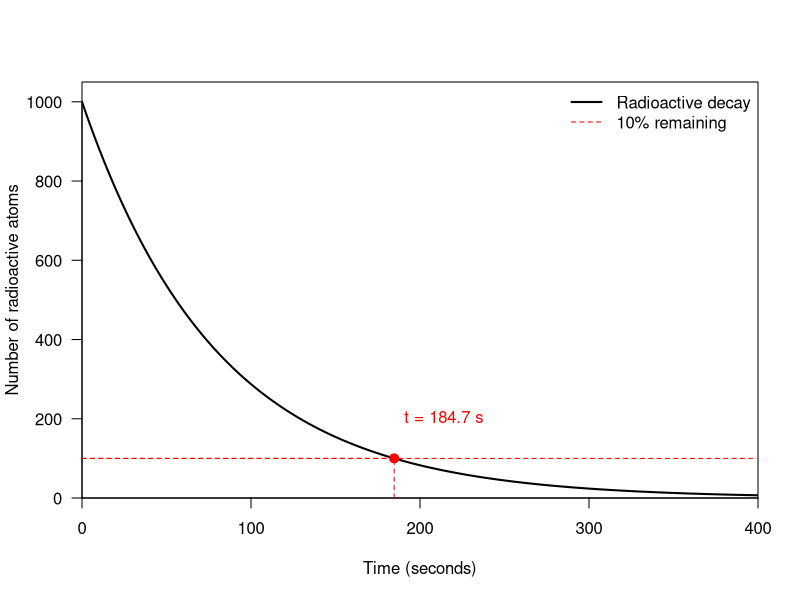
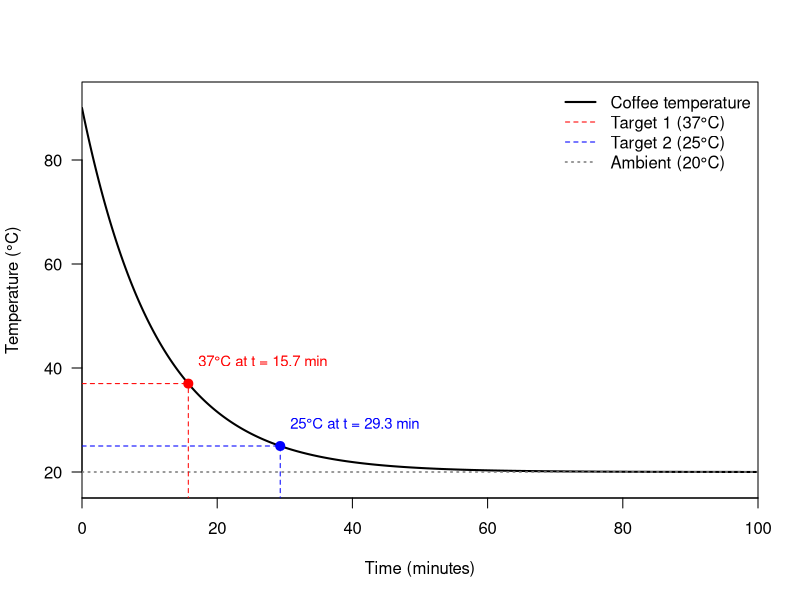
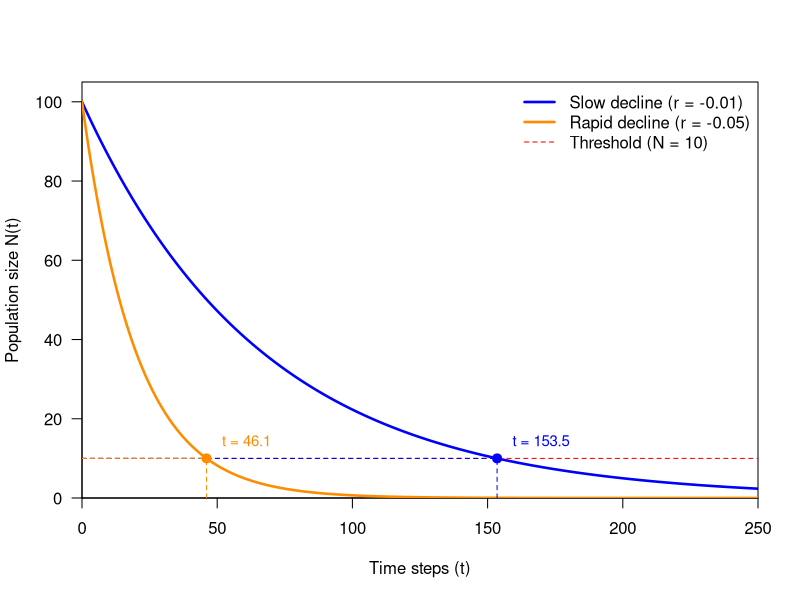
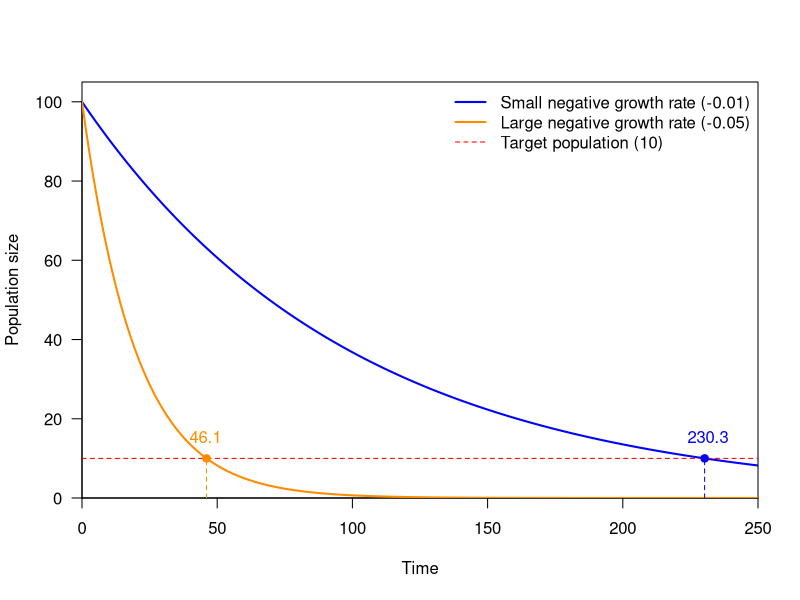

Here is the R script that generated these plots, in order:
## ---- chunk 1

#-----------------------------
# 1. Parameters
#-----------------------------

N0 <- 1000                 # Initial number of atoms
half_life <- 55.6          # Radon-220 half-life, in seconds
lambda <- log(2) / half_life

N_target <- 0.10 * N0      # 10% of initial atoms remain

#-----------------------------
# 2. Decay function
#-----------------------------

N <- function(t) {
  N0 * exp(-lambda * t)
}

# Time to reach target
t_target <- -log(N_target / N0) / lambda

#-----------------------------
# 3. Generate data
#-----------------------------

t <- seq(0, 400, by = 1)
atoms <- N(t)

#-----------------------------
# 4. Plot
#-----------------------------

plot(t, atoms,
     type = "l",
     lwd = 2,
     col = "black",
     xlab = "Time (seconds)",
     ylab = "Number of radioactive atoms",
     xlim = c(0, 400),
     ylim = c(0, 1050),
     xaxs = "i",
     yaxs = "i",
     las = 1)

# Target level: 10% remaining
abline(h = N_target, col = "red", lty = 2)

# Projection lines
segments(0, N_target, t_target, N_target,
         col = "red", lty = 2)

segments(t_target, 0, t_target, N_target,
         col = "red", lty = 2)

# Intersection point
points(t_target, N_target,
       pch = 19, col = "red", cex = 1.2)

# Label
text(t_target, 200,
     labels = paste0("t = ", round(t_target, 1), " s"),
     pos = 4, offset = 0.5, col = "red")

legend("topright",
       legend = c("Radioactive decay", "10% remaining"),
       col = c("black", "red"),
       lty = c(1, 2),
       lwd = c(2, 1),
       bty = "n")

# Display result
cat("Time until 10% remains:",
    round(t_target, 2), "seconds\n")

## ---- chunk 2
#| label: fig-newton-cooling
#| fig-cap: "Newton's law of cooling for coffee ($T_0 = 90^\\circ\\text{C}, T_a = 20^\\circ\\text{C}$). Red dashed lines show the time to reach $37^\\circ\\text{C}$ and $25.5^\\circ\\text{C}$."

#-----------------------------
# 1. Parameters
#-----------------------------
T0 <- 90         # Initial coffee temperature (°C)
Ta <- 20         # Ambient room temperature (°C)
k  <- 0.09       # Cooling constant (min^-1)

T_target1 <- 37    # Target 1: Body temperature (°C)
T_target2 <- 25  # Target 2: Near-ambient equilibrium (°C)

#-----------------------------
# 2. Cooling function & time solver
#-----------------------------
T_cooling <- function(t) {
  Ta + (T0 - Ta) * exp(-k * t)
}

# Analytical solution for time at a given target temperature
calc_t_target <- function(T_target, T0, Ta, k) {
  - (1 / k) * log((T_target - Ta) / (T0 - Ta))
}

t_target1 <- calc_t_target(T_target1, T0, Ta, k)
t_target2 <- calc_t_target(T_target2, T0, Ta, k)

#-----------------------------
# 3. Generate time-series data
#-----------------------------
t_max <- max(t_target2 * 1.1, 100)
t <- seq(0, t_max, length.out = 500)
temp <- T_cooling(t)

#-----------------------------
# 4. Plot
#-----------------------------
plot(t, temp,
     type = "l",
     lwd = 2,
     col = "black",
     xlab = "Time (minutes)",
     ylab = "Temperature (°C)",
     xlim = c(0, t_max),
     ylim = c(15, 95),
     xaxs = "i",
     yaxs = "i",
     las = 1)

# Ambient temperature baseline
abline(h = Ta, col = "gray50", lty = 3, lwd = 1.5)

# Target 1 projection lines (37°C)
segments(0, T_target1, t_target1, T_target1, col = "red", lty = 2)
segments(t_target1, 0, t_target1, T_target1, col = "red", lty = 2)
points(t_target1, T_target1, pch = 19, col = "red", cex = 1.2)

# Target 2 projection lines (20.5°C)
segments(0, T_target2, t_target2, T_target2, col = "blue", lty = 2)
segments(t_target2, 0, t_target2, T_target2, col = "blue", lty = 2)
points(t_target2, T_target2, pch = 19, col = "blue", cex = 1.2)

# Dynamic labels for targets
text(t_target1, T_target1 + 4,
     labels = paste0("37°C at t = ", round(t_target1, 1), " min"),
     pos = 4, col = "red", cex = 0.9)

text(t_target2, T_target2 + 4,
     labels = paste0("25°C at t = ", round(t_target2, 1), " min"),
     pos = 4, col = "blue", cex = 0.9)

# Legend
legend("topright",
       legend = c("Coffee temperature",
                  paste0("Target 1 (", T_target1, "°C)"),
                  paste0("Target 2 (", T_target2, "°C)"),
                  "Ambient (20°C)"),
       col = c("black", "red", "blue", "gray50"),
       lty = c(1, 2, 2, 3),
       lwd = c(2, 1, 1, 1.5),
       bty = "n")
## ---- chunk 3
#| label: fig-malthusian-decay
#| fig-cap: "Exponential population decline for negative growth rates ($r < 0$). The plot compares slow decay ($r = -0.015$) versus rapid decay ($r = -0.05$) to reach a target threshold of 10% remaining population."

#-----------------------------
# 1. System Parameters
#-----------------------------
N0 <- 100                 # Initial population size

r_slow <- -0.015           # Slow population decline (b < d)
r_fast <- -0.05           # Rapid population decline (b << d)

N_target <- 10            # Target population threshold (10% of N0)

#-----------------------------
# 2. Population Functions & Time Solvers
#-----------------------------
N_pop <- function(t, r) {
  N0 * exp(r * t)
}

calc_t_target <- function(N_target, N0, r) {
  log(N_target / N0) / r
}

t_slow <- calc_t_target(N_target, N0, r_slow)
t_fast <- calc_t_target(N_target, N0, r_fast)

#-----------------------------
# 3. Generate Time-Series Data
#-----------------------------
t <- seq(0, 250, by = 0.5)

pop_slow <- N_pop(t, r_slow)
pop_fast <- N_pop(t, r_fast)

#-----------------------------
# 4. Plot
#-----------------------------
plot(t, pop_slow,
     type = "l",
     lwd = 2.5,
     col = "blue",
     xlab = "Time steps (t)",
     ylab = "Population size N(t)",
     xlim = c(0, 250),
     ylim = c(0, 105),
     xaxs = "i",
     yaxs = "i",
     las = 1)

lines(t, pop_fast, lwd = 2.5, col = "darkorange")

# Target population threshold line
abline(h = N_target, col = "red", lty = 2)

# Projection lines for slow decline (r = -0.01)
segments(0, N_target, t_slow, N_target, col = "blue", lty = 2)
segments(t_slow, 0, t_slow, N_target, col = "blue", lty = 2)
points(t_slow, N_target, pch = 19, col = "blue", cex = 1.2)

# Projection lines for rapid decline (r = -0.05)
segments(0, N_target, t_fast, N_target, col = "darkorange", lty = 2)
segments(t_fast, 0, t_fast, N_target, col = "darkorange", lty = 2)
points(t_fast, N_target, pch = 19, col = "darkorange", cex = 1.2)

# Dynamic text labels
text(t_slow + 2, N_target + 4,
     labels = paste0("t = ", round(t_slow, 1)),
     pos = 4, col = "blue", cex = 0.9)

text(t_fast + 2, N_target + 4,
     labels = paste0("t = ", round(t_fast, 1)),
     pos = 4, col = "darkorange", cex = 0.9)

# Legend
legend("topright",
       legend = c("Slow decline (r = -0.01)",
                  "Rapid decline (r = -0.05)",
                  "Threshold (N = 10)"),
       col = c("blue", "darkorange", "red"),
       lty = c(1, 1, 2),
       lwd = c(2.5, 2.5, 1),
       bty = "n")
## ---- chunk 4

#-----------------------------
# 1. Parameters
#-----------------------------

N0 <- 100

r_small <- -0.01  # Small negative growth rate
r_large <- -0.05  # Large negative growth rate

N_target <- 10    # Target population (10% of initial population)

#-----------------------------
# 2. Population functions
#-----------------------------

N_small <- function(t) {
  N0 * exp(r_small * t)
}

N_large <- function(t) {
  N0 * exp(r_large * t)
}

# Time to reach target population
t_small <- log(N_target / N0) / r_small
t_large <- log(N_target / N0) / r_large

#-----------------------------
# 3. Generate data
#-----------------------------

t <- seq(0, 250, by = 0.5)

pop_small <- N_small(t)
pop_large <- N_large(t)

#-----------------------------
# 4. Plot
#-----------------------------

plot(t, pop_small,
     type = "l",
     lwd = 2,
     col = "blue",
     xlab = "Time",
     ylab = "Population size",
     xlim = c(0, 250),
     ylim = c(0, 105),
     xaxs = "i",
     yaxs = "i",
     las = 1)

lines(t, pop_large, lwd = 2, col = "darkorange")

# Target population
abline(h = N_target, col = "red", lty = 2)

# Projection for small negative growth rate
segments(t_small, 0, t_small, N_target,
         col = "blue", lty = 2)
points(t_small, N_target, pch = 19, col = "blue")

# Projection for large negative growth rate
segments(t_large, 0, t_large, N_target,
         col = "darkorange", lty = 2)
points(t_large, N_target, pch = 19, col = "darkorange")

# Time labels
text(t_small - 10, 15,
     labels = paste0(round(t_small, 1)),
     pos = 4, offset = 0.5, col = "blue")

text(t_large - 10, 15,
     labels = paste0(round(t_large, 1)),
     pos = 4, offset = 0.5, col = "darkorange")

legend("topright",
       legend = c("Small negative growth rate (-0.01)",
                  "Large negative growth rate (-0.05)",
                  "Target population (10)"),
       col = c("blue", "darkorange", "red"),
       lty = c(1, 1, 2),
       lwd = c(2, 2, 1),
       bty = "n")

# # Display results
# cat("Small negative growth rate:", round(t_small, 2), "time units\n")
# cat("Large negative growth rate:", round(t_large, 2), "time units\n")
